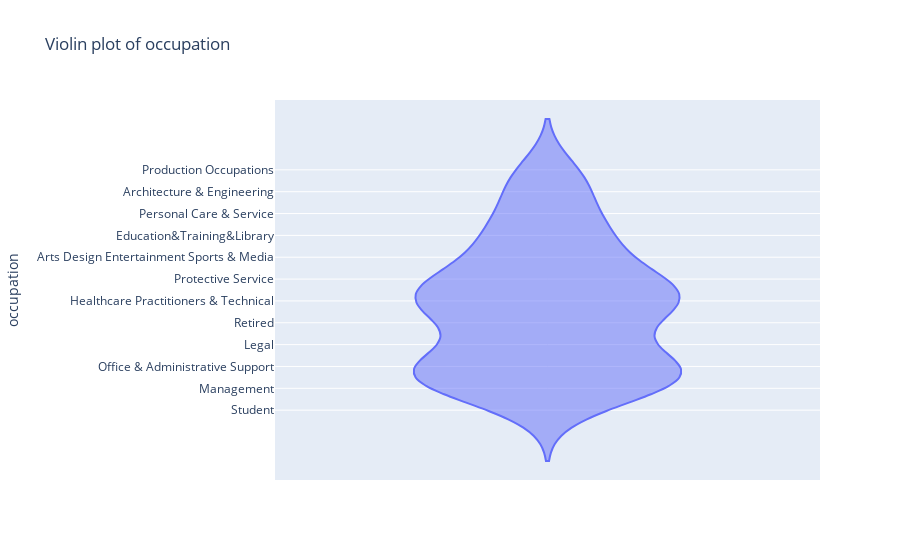

The notebook cell this image was saved under:
### Code cell
fig= px.violin(people_above_25, y='occupation', title='Violin plot of occupation')
fig.show()
fig.write_image("images/occupation_violin.png")

### Figure 1 — Plotly figure (JSON) as saved in the notebook; plotly's stock layout.template omitted (floating-point values rounded to 4 significant figures; data arrays with more than 128 entries replaced by an {"elided": "..."} marker saying what was removed)
{"data": [{"alignmentgroup": "True", "box": {"visible": false}, "hovertemplate": "occupation=%{y}<extra></extra>", "legendgroup": "", "marker": {"color": "#636efa"}, "name": "", "offsetgroup": "", "orientation": "v", "scalegroup": "True", "showlegend": false, "type": "violin", "x0": " ", "xaxis": "x", "y": {"elided": "136 str values"}, "y0": " ", "yaxis": "y"}], "layout": {"legend": {"tracegroupgap": 0}, "title": {"text": "Violin plot of occupation"}, "violinmode": "group", "xaxis": {"anchor": "y", "domain": [0, 1]}, "yaxis": {"anchor": "x", "domain": [0, 1], "title": {"text": "occupation"}}}}
